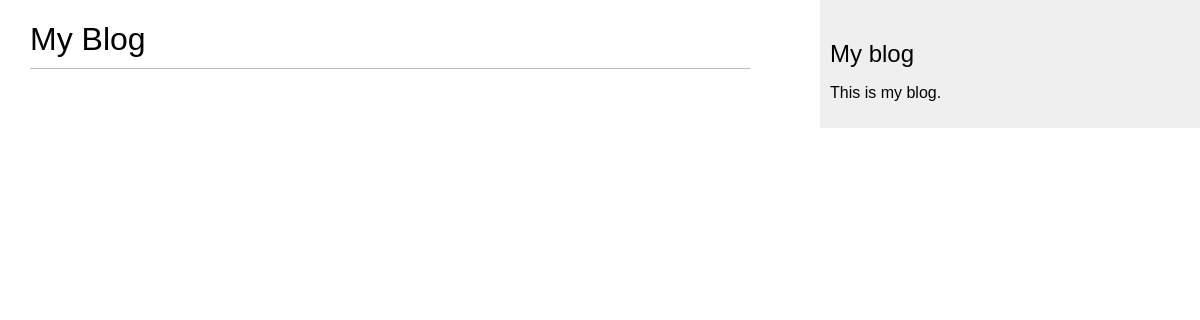
The page /blog/ on the database as committed earlier.
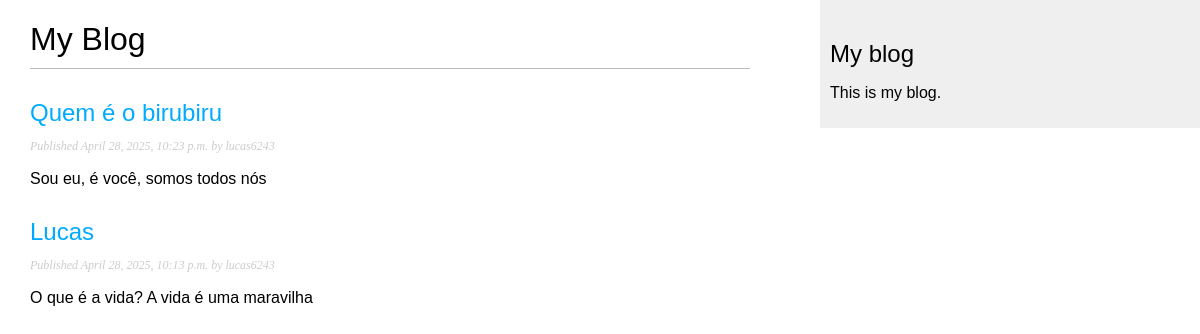
The same page on the database as committed later.
### blog/models.py (models this page shows, shortened)
class Post(models.Model):
    class Status(models.TextChoices):
        DRAFT = 'DF', 'Draft'
        PUBLISHED = 'PB', 'Published'
    title = models.CharField(max_length=250, unique_for_date='publish')
    slug = models.SlugField(max_length=250)
    author = models.ForeignKey(
        settings.AUTH_USER_MODEL,
        on_delete=models.CASCADE,
        related_name='blog_posts'
    )
    body = models.TextField()
    publish = models.DateTimeField(default=timezone.now)
    created = models.DateTimeField(auto_now_add=True)
    updated = models.DateTimeField(auto_now=True)
    status = models.CharField(
        max_length=2,
        choices=Status,
        default=Status.DRAFT
    )
    objects = models.Manager() # The default manager.
    published = PublishedManager() # Our custom manager.
    class Meta:
            ordering = ['-publish']
            indexes = [
            models.Index(fields=['-publish']),
        ]
    def get_absolute_url(self):
        return reverse(
            'blog:post_detail',
            args=[self.publish.year,
                self.publish.month,
                self.publish.day,
                self.slug]
        )

### blog/views.py (the view)
# urls.py: path('', views.post_list, name='post_list'),
def post_list(request):
    post_list = Post.published.all()
    paginator = Paginator(post_list, 3)
    page_number = request.GET.get('page', 1)
    posts = paginator.page(page_number)
    return render(
        request,
        'blog/post/list.html',
        {'posts': posts}
    )

### blog/models.py (called while the page is built)
    def get_queryset(self):
        return (
    super().get_queryset().filter(status=Post.Status.PUBLISHED)
        )

### blog/templates/blog/post/list.html (shortened to what this page needs)
{% extends "blog/base.html" %}
{% block content %}
  <h1>My Blog</h1>
  {% for post in posts %}
    <h2>
      <a href="{{ post.get_absolute_url }}">
        {{ post.title }}
      </a>
    </h2>
    <p class="date">
          Published {{ post.publish }} by {{ post.author }}
        </p>
        {{ post.body|truncatewords:30|linebreaks }}
      {% endfor %}
    {% endblock %}

### blog/templates/blog/base.html (shortened to what this page needs)
{% load static %}
<!DOCTYPE html>
<html>
<head>
<link href="{% static 'blog/style.css' %}" rel="stylesheet">
</head>
<body>
    <div id="content">
        {% block content %}
        {% endblock %}
    </div>
    <div id="sidebar">
        <h2>My blog</h2>
        <p>This is my blog.</p>
    </div>
</body>
</html>

### blog/static/blog/style.css (style rules this page uses)
body { margin:0; padding:0; font-family:helvetica, sans-serif; }
a { color:#00abff; text-decoration:none; }
h1 { font-weight:normal; border-bottom:1px solid #bbb; padding:0 0 10px 0; }
h2 { font-weight:normal; margin:30px 0 0; }
#content { float:left; width:60%; padding:0 0 0 30px; }
#sidebar { float:right; width:30%; padding:10px; background:#efefef; height:100%; }
p.date { color:#ccc; font-family: georgia, serif; font-size: 12px; font-style: italic; }

Rows that differ between the two databases and show on the page:
now on this page (row edited): Post: title "Quem é o birubiru", publish "April 28, 2025, 10:23 p.m.", author "lucas6243", body "Sou eu, é você, somos todos nós"
now on this page (row edited): Post: title "Lucas", publish "April 28, 2025, 10:13 p.m.", author "lucas6243", body "O que é a vida? A vida é uma maravilha"
